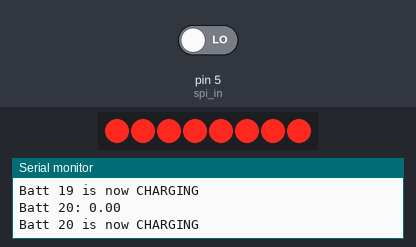
A sketch run on a simulated Arduino Uno, built with avr-gcc and run on an emulated ATmega328P. On the bench: 8 shift-register outputs drawn as a row of LEDs (first output left, lit = HIGH), the last lines printed to the serial monitor. Wiring (inferred from the names in the program): shift register (74HC595): data pin 6; shift clock pin 4. Wiring (inferred from the signals the program sends): row of LEDs: on Q0, Q1, Q2, Q3, Q4, Q5, Q6, Q7. Inputs (shaded band) come from the test bench; at power-on: pin 5 (spi_in) LOW.

Above: at 0.83 s.
1.3 s: pin 5 (spi_in) driven HIGH
At 7.0 s:
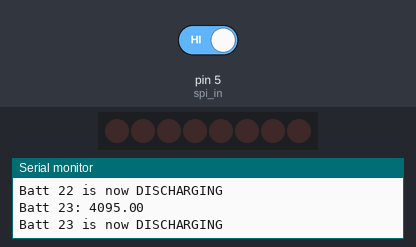
Timing chart, 0 to 12.4 s (numbered marks = the images above; inputs shaded):
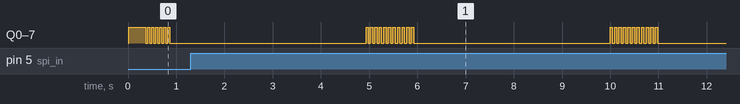

The sketch:

main.ino
```cpp
//Purpose: Repeatedly charge and discharge a number of batteries, periodically measuring their voltages and sending that data over serial

#include "LowPower.h"

const int shift_register_clock_pin = 1; //clock for shift registers controlling transistors for charging
const int shift_register_data_pin = 2;  //pin where we put data that we want to shift out

const int mode_switch_button_pin = 3; //physical button for switching modes

const int spi_clock_pin = 4;
const int spi_in = 5;
const int spi_out = 6;

const int serial_baud = 9600; //baud rate to use for usb serial connection

const int number_of_batteries = 24;
const int number_of_ADCs = 3;
const int ADC_SS_pins[3] = {10, 11, 12}; //these are the pins used for slave selection. so in this example, we have 3 ADCs, first one with SS on pin 10, then pin 11, then pin 12

//Note that these "voltages" are not the actual voltages, but values returned by the ADC. Assuming a reference voltage of 5v, 4095 would be 5v, 0 would be 0v
const int upper_voltage_threshold = 3465; //any battery measured above this voltage will begin discharging. Around 4.2 volts
const int lower_voltage_threshold = 2460; //any battery below this voltage will begin charging. Around 3 volts

struct battery
{
    double voltage; //
    int mode;       //0 for nothing, 1 for charge, 2 for discharge
};

battery battery_list[number_of_batteries] = {};

void setup()
{
    pinMode(shift_register_clock_pin, OUTPUT);
    pinMode(shift_register_data_pin, OUTPUT);

    pinMode(mode_switch_button_pin, INPUT);

    pinMode(spi_clock_pin, OUTPUT);
    pinMode(spi_in, INPUT);
    pinMode(spi_out, OUTPUT);

    Serial.begin(serial_baud);

    //attachInterrupt(digitalPinToInterrupt(mode_switch_button_pin), changeMode, RISING);

    for (int i = 0; i < number_of_batteries; i++)
    {
        battery batt;
        batt.voltage = -1; //default value
        batt.mode = 1;     //default mode
        battery_list[i] = batt;
    }
}

void loop()
{

    handleBatteries(); //reads voltages for each battery, outputs them, and sets modes
    setModes();        //actually sends out the bits to the shift register chain based on the modes set in handleBatteries()

    LowPower.powerDown(SLEEP_4S, ADC_OFF, BOD_OFF); //Sleeps for 4 seconds. In effect, the main loop only runs every 4 seconds
}

void handleBatteries()
{ //Updates the voltage and mode for every battery. Gets run every loop
    for (int i = 0; i < number_of_batteries; i++)
    {
        battery batt = battery_list[i];

        int adcnum = i / 8;     //Which ADC the battery is connected to
        int adcchannel = i % 8; //Which channel of the ADC the battery is connected to

        batt.voltage = readADC(adcnum, adcchannel); //NOT ACTUAL VOLTAGE. value will be between 0 and 4095

        Serial.println("Batt " + String(i) + ": " + String(batt.voltage));

        if (batt.voltage > upper_voltage_threshold)
        {
            batt.mode = 2; //discharge
            Serial.println("Batt "+String(i)+" is now DISCHARGING");
        }
        if (batt.voltage < lower_voltage_threshold)
        {
            batt.mode = 1; //charge
            Serial.println("Batt "+String(i)+" is now CHARGING");
        }

        battery_list[i] = batt;
    }
}

void setModes()
{
    /*
    So essentially what this function does is shift out a sequence of bits depending on the modes of each battery.
    It works in reverse, from the last battery to the first. The way this is written right now assumes a few things
    about how the board is layed out. I'm assuming that each battery has two bits each on the shift register chain
    (one for charge, one for discharge), and that those two bits will be right next to eachother.

    So the shift register chain looks something like this:

    [battery 1]   [battery 2]   [battery 3]
    [b1]---[b2]---[b1]---[b2]---[b1]---[b2]

    Where each battery has a b1 and a b2, b1 controlling charging and b2 controlling discharging for that battery.
    I hope that made sense.

    Maybe the board works completely differently though. Idk. In that case, I'd be happy to re-write this whole function
    */
    for (int i = number_of_batteries - 1; i >= 0; i--)
    { //Loops thru the batteries BACKWARDS
        if (battery_list[i].mode == 0)
        {                //nothing
            shiftBit(0); //bit for the "charge" transistor
            shiftBit(0); //bit for the "discharge" transistor
        }
        else if (battery_list[i].mode == 1)
        {                //charge
            shiftBit(1); //bit for the "charge" transistor
            shiftBit(0); //bit for the "discharge" transistor
        }
        else if (battery_list[i].mode = 2)
        {                //discharge
            shiftBit(0); //bit for the "charge" transistor
            shiftBit(1); //bit for the "discharge" transistor
        }
    }
}

void shiftBit(int value)
{ //Shifts either a 1 or a zero out to the shift register(s)
    if (value != 1 && value != 0)
    {
        return;
    }
    digitalWrite(shift_register_data_pin, value);

    digitalWrite(shift_register_clock_pin, HIGH);
    digitalWrite(shift_register_clock_pin, LOW);
}

int readADC(int SS, int channel)
{ //copied from the internet and slighlty modified. some comments are mine, some are from the internet
    //yes, i know arduino has a generic SPI library, but i did it this way because i wanted to actually understand what is going on at a lower level

    if (channel > 7)
    {
        return 0; // we only have 8 channels
    }

    int adcvalue = 0;
    byte commandbits = B11000000; //command bits - start, mode, chn (3), dont care (3)

    //we convert the channel argument into a 3 bit binary number, shift it to the left, and combine it with the command bits
    commandbits |= (channel << 3);

    //so the ADC wants 5 bits telling it what to do. first two are ones, the next three determine the channel. the last 3 bits in the byte don't matter
    //for example, if we wanted channel 3, commandbits would look like 11 011 000. channel 7 commandbits would be 11 111 000.

    digitalWrite(SS, LOW); //select the ADC we want to read

    // setup bits to be written
    for (int i = 7; i >= 3; i--)
    {
        digitalWrite(spi_out, commandbits & 1 << i); //outputs the command bits from left to right
        //cycle clock
        digitalWrite(spi_clock_pin, HIGH);
        digitalWrite(spi_clock_pin, LOW);
    }

    digitalWrite(spi_clock_pin, HIGH); //ignores 2 null bits
    digitalWrite(spi_clock_pin, LOW);
    digitalWrite(spi_clock_pin, HIGH);
    digitalWrite(spi_clock_pin, LOW);

    //read bits from adc
    for (int i = 11; i >= 0; i--)
    {
        adcvalue += digitalRead(spi_in) << i;
        digitalWrite(spi_clock_pin, HIGH);
        digitalWrite(spi_clock_pin, LOW);
    }
    digitalWrite(SS, HIGH); //turn off device
    return adcvalue;        //this should be the 12 bit representation of the fraction of the reference voltage. so FFF (all ones) would be 100% of the reference voltage
}

// int *readAllADCs() //returns an array of all ADC readings
// {
//     int results[8 * number_of_ADCs]; //one int for each analog value, 8 channels * number of ADCs
//     int k = 0;                       //k will be the index at which data is inserted because C++ doesnt' let you add to the end of an array

//     for (int i = 0; i < number_of_ADCs; i++)
//     { //for each ADC
//         for (int j = 0; j < 8; j++)
//         {                                            //for each channel
//             results[k] = readADC(ADC_SS_pins[i], j); //adds to the end of results
//         }
//     }
//     return results;
// }
```
